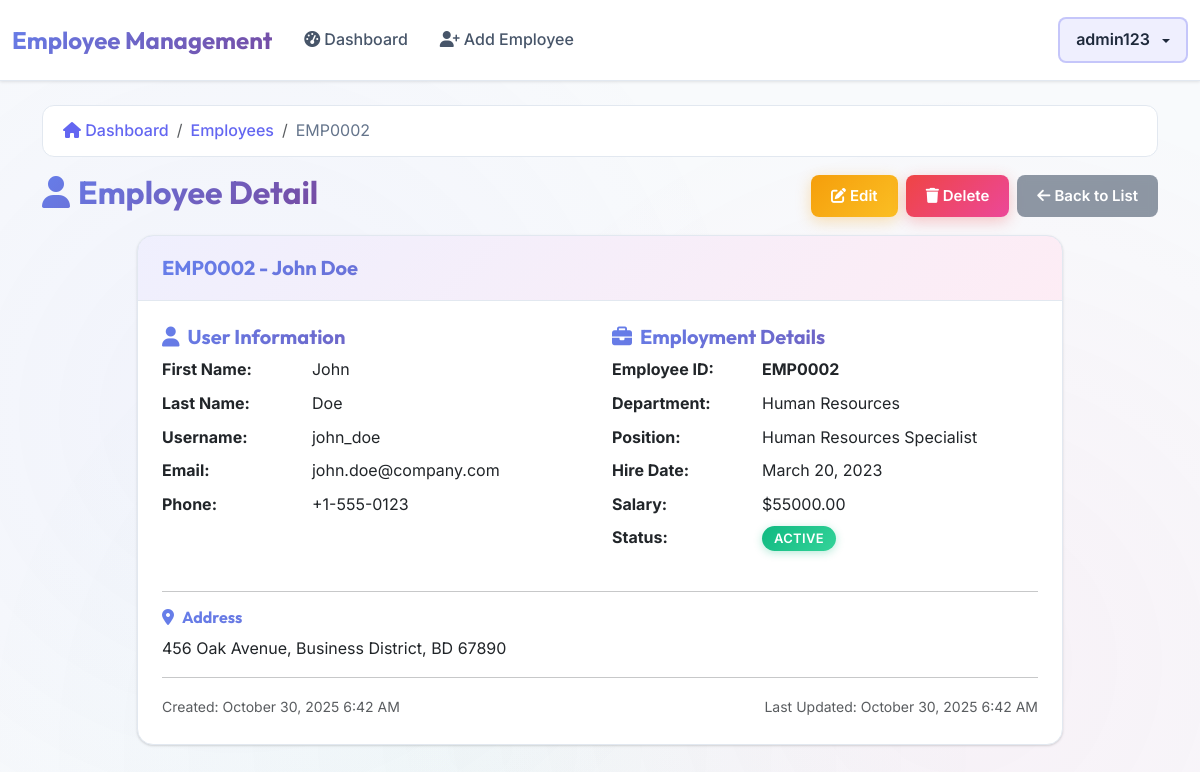
Page /employees/3/ (signed in) on the committed database.
### employees/models.py (models this page shows, shortened)
class User(AbstractUser):
    ROLE_CHOICES = (
        ('admin', 'Admin'),
        ('employee', 'Employee'),
    )
    role = models.CharField(max_length=10, choices=ROLE_CHOICES, default='employee')
    phone = models.CharField(max_length=15, blank=True)
    def is_admin(self):
        return self.role == 'admin' or self.is_superuser or self.is_staff
    def get_role_display(self):
        if self.is_superuser or self.is_staff or self.role == 'admin':
            return 'Admin'
        return dict(self.ROLE_CHOICES).get(self.role, 'Employee')

class Employee(models.Model):
    DEPARTMENT_CHOICES = (
        ('IT', 'Information Technology'),
        ('HR', 'Human Resources'),
        ('FIN', 'Finance'),
        ('MKT', 'Marketing'),
        ('OPS', 'Operations'),
    )
    STATUS_CHOICES = (
        ('active', 'Active'),
        ('inactive', 'Inactive'),
        ('on_leave', 'On Leave'),
    )
    user = models.OneToOneField(User, on_delete=models.CASCADE, related_name='employee_profile')
    employee_id = models.CharField(max_length=10, unique=True)
    department = models.CharField(max_length=3, choices=DEPARTMENT_CHOICES)
    position = models.CharField(max_length=100)
    hire_date = models.DateField()
    salary = models.DecimalField(max_digits=10, decimal_places=2)
    status = models.CharField(max_length=10, choices=STATUS_CHOICES, default='active')
    address = models.TextField(blank=True)
    created_at = models.DateTimeField(auto_now_add=True)
    updated_at = models.DateTimeField(auto_now=True)
    class Meta:
        ordering = ['-created_at']

### employees/views.py (the view)
# urls.py: path('<int:pk>/', views.employee_detail, name='employee_detail'),
@login_required
@user_passes_test(is_admin)
def employee_detail(request, pk):
    employee = get_object_or_404(Employee, pk=pk)
    return render(request, 'employees/pages/employee_detail.html', {'employee': employee})

### employees/views.py (called while the page is built)
def is_admin(user):
    return user.is_authenticated and (getattr(user, 'role', None) == 'admin' or getattr(user, 'is_superuser', False))

### employees/templates/employees/pages/employee_detail.html (shortened to what this page needs)
{% extends 'employees/templates/base.html' %}
{% block content %}
<div class="container mt-4">
  <nav aria-label="breadcrumb" class="mb-3">
    <ol class="breadcrumb">
      <li class="breadcrumb-item">
        <a href="{% url 'dashboard' %}"><i class="fas fa-home"></i> Dashboard</a>
      </li>
      <li class="breadcrumb-item">
        <a href="{% url 'employee_list' %}">Employees</a>
      </li>
      <li class="breadcrumb-item active" aria-current="page">{{ employee.employee_id }}</li>
    </ol>
  </nav>
  <div class="d-flex justify-content-between align-items-center mb-3">
    <h2 class="gradient-text"><i class="fas fa-user me-2"></i>Employee Detail</h2>
    <div class="d-flex gap-2">
      <a href="{% url 'employee_update' employee.pk %}" class="btn btn-warning">
        <i class="fas fa-edit me-1"></i>Edit
      </a>
      <a href="{% url 'employee_delete' employee.pk %}" class="btn btn-danger">
        <i class="fas fa-trash me-1"></i>Delete
      </a>
      <a href="{% url 'employee_list' %}" class="btn btn-secondary">
        <i class="fas fa-arrow-left me-1"></i>Back to List
      </a>
    </div>
  </div>
  <div class="row justify-content-center">
    <div class="col-md-10">
      <div class="card slide-up">
        <div class="card-header">
          <h5 class="mb-0 gradient-text">{{ employee.employee_id }} - {{ employee.user.get_full_name|default:employee.user.username }}</h5>
        </div>
        <div class="card-body">
          <div class="row">
            <div class="col-md-6">
              <h5 class="gradient-text"><i class="fas fa-user me-2"></i>User Information</h5>
              <dl class="row">
                <dt class="col-sm-4">First Name:</dt>
                <dd class="col-sm-8">{{ employee.user.first_name|default:"Not provided" }}</dd>
                <dt class="col-sm-4">Last Name:</dt>
                <dd class="col-sm-8">{{ employee.user.last_name|default:"Not provided" }}</dd>
                <dt class="col-sm-4">Username:</dt>
                <dd class="col-sm-8">{{ employee.user.username }}</dd>
                <dt class="col-sm-4">Email:</dt>
                <dd class="col-sm-8">{{ employee.user.email|default:"Not provided" }}</dd>
                <dt class="col-sm-4">Phone:</dt>
                <dd class="col-sm-8">{{ employee.user.phone|default:"Not provided" }}</dd>
              </dl>
            </div>
            <div class="col-md-6">
              <h5 class="gradient-text"><i class="fas fa-briefcase me-2"></i>Employment Details</h5>
              <dl class="row">
                <dt class="col-sm-4">Employee ID:</dt>
                <dd class="col-sm-8"><strong>{{ employee.employee_id }}</strong></dd>
                <dt class="col-sm-4">Department:</dt>
                <dd class="col-sm-8">{{ employee.get_department_display }}</dd>
                <dt class="col-sm-4">Position:</dt>
                <dd class="col-sm-8">{{ employee.position }}</dd>
                <dt class="col-sm-4">Hire Date:</dt>
                <dd class="col-sm-8">{{ employee.hire_date|date:"F j, Y" }}</dd>
                <dt class="col-sm-4">Salary:</dt>
                <dd class="col-sm-8">${{ employee.salary|floatformat:2 }}</dd>
                <dt class="col-sm-4">Status:</dt>
                <dd class="col-sm-8">
                  {% if employee.status == 'active' %}
                  <span class="badge bg-success">Active</span>
                  {% elif employee.status == 'inactive' %}
                  <span class="badge bg-danger">Inactive</span>
                  {% elif employee.status == 'on_leave' %}
                  <span class="badge bg-warning">On Leave</span>
                  {% else %}
                  <span class="badge bg-secondary">{{ employee.get_status_display }}</span>
                  {% endif %}
                </dd>
              </dl>
            </div>
          </div>
          {% if employee.address %}
          <hr />
          <h6 class="gradient-text"><i class="fas fa-map-marker-alt me-2"></i>Address</h6>
          <p>{{ employee.address }}</p>
          {% endif %}
          <hr />
          <div class="row">
            <div class="col-md-6">
              <small class="text-muted">Created: {{ employee.created_at|date:"F j, Y g:i A" }}</small>
            </div>
            <div class="col-md-6 text-end">
              <small class="text-muted">Last Updated: {{ employee.updated_at|date:"F j, Y g:i A" }}</small>
            </div>
          </div>
        </div>
      </div>
    </div>
  </div>
</div>
{% endblock %}

### employees/templates/employees/organisms/navbar.html (shortened to what this page needs)
<nav class="navbar navbar-expand-lg navbar-dark bg-dark mb-4">
  <div class="container-fluid">
    <a class="navbar-brand" href="{% url 'dashboard' %}">Employee Management</a>
    <div class="collapse navbar-collapse" id="navbarNav">
      <ul class="navbar-nav me-auto">
        {% if user.is_admin or user.is_superuser %}
        <li class="nav-item">
          <a class="nav-link" href="{% url 'dashboard' %}">
            <i class="fas fa-tachometer-alt me-1"></i>Dashboard
          </a>
        </li>
        <li class="nav-item">
          <a class="nav-link" href="{% url 'employee_create' %}">
            <i class="fas fa-user-plus me-1"></i>Add Employee
          </a>
        </li>
        {% else %}
        <li class="nav-item">
          <a class="nav-link" href="{% url 'dashboard' %}">
            <i class="fas fa-user me-1"></i>My Profile
          </a>
        </li>
        {% endif %}
      </ul>
      <ul class="navbar-nav">
        <li class="nav-item dropdown">
          <a
            class="nav-link dropdown-toggle"
            href="#"
            role="button"
            data-bs-toggle="dropdown"
          >
            {{ user.get_full_name|default:user.username }}
          </a>
        </li>
      </ul>
    </div>
  </div>
</nav>

### rows in the picture
User: get_full_name "admin123"
Employee: employee_id "EMP0002", user.get_full_name "John Doe", user.first_name "John", user.last_name "Doe", user.username "john_doe", user.email "john.doe@company.com", user.phone "+1-555-0123", department "Human Resources", position "Human Resources Specialist", hire_date "March 20, 2023", salary "55000.00", address "456 Oak Avenue, Business District, BD 67890", created_at "October 30, 2025 6:42 AM", updated_at "October 30, 2025 6:42 AM"
